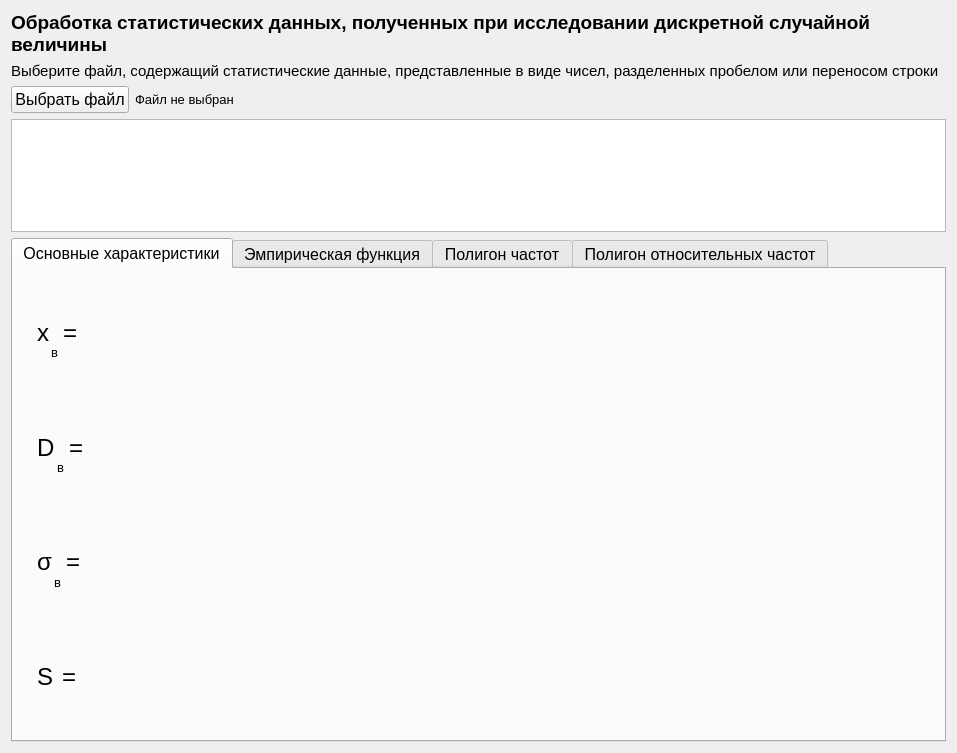
<?xml version="1.0" encoding="UTF-8"?>
<ui version="4.0">
 <class>Form</class>
 <widget class="QWidget" name="Form">
  <property name="geometry">
   <rect>
    <x>0</x>
    <y>0</y>
    <width>957</width>
    <height>753</height>
   </rect>
  </property>
  <property name="windowTitle">
   <string>Form</string>
  </property>
  <layout class="QVBoxLayout" name="verticalLayout">
   <item>
    <widget class="QLabel" name="infoLabel">
     <property name="font">
      <font>
       <pointsize>14</pointsize>
       <weight>75</weight>
       <bold>true</bold>
      </font>
     </property>
     <property name="text">
      <string>Обработка статистических данных, полученных при исследовании дискретной случайной величины</string>
     </property>
     <property name="wordWrap">
      <bool>true</bool>
     </property>
    </widget>
   </item>
   <item>
    <widget class="QLabel" name="fileHintLabel">
     <property name="font">
      <font>
       <pointsize>11</pointsize>
      </font>
     </property>
     <property name="text">
      <string>Выберите файл, содержащий статистические данные, представленные в виде чисел, разделенных пробелом или переносом строки</string>
     </property>
     <property name="wordWrap">
      <bool>true</bool>
     </property>
    </widget>
   </item>
   <item>
    <layout class="QHBoxLayout" name="fileSelection">
     <item>
      <widget class="QPushButton" name="openFile">
       <property name="font">
        <font>
         <pointsize>12</pointsize>
        </font>
       </property>
       <property name="text">
        <string>Выбрать файл</string>
       </property>
      </widget>
     </item>
     <item>
      <widget class="QLabel" name="selectedFile">
       <property name="font">
        <font>
         <pointsize>10</pointsize>
        </font>
       </property>
       <property name="text">
        <string>Файл не выбран</string>
       </property>
      </widget>
     </item>
     <item>
      <spacer name="horizontalSpacer_18">
       <property name="orientation">
        <enum>Qt::Horizontal</enum>
       </property>
       <property name="sizeHint" stdset="0">
        <size>
         <width>40</width>
         <height>20</height>
        </size>
       </property>
      </spacer>
     </item>
    </layout>
   </item>
   <item>
    <widget class="QTableWidget" name="table">
     <property name="sizePolicy">
      <sizepolicy hsizetype="Expanding" vsizetype="Maximum">
       <horstretch>0</horstretch>
       <verstretch>0</verstretch>
      </sizepolicy>
     </property>
     <property name="minimumSize">
      <size>
       <width>0</width>
       <height>113</height>
      </size>
     </property>
     <property name="font">
      <font>
       <pointsize>11</pointsize>
      </font>
     </property>
     <property name="verticalScrollBarPolicy">
      <enum>Qt::ScrollBarAlwaysOff</enum>
     </property>
     <property name="sizeAdjustPolicy">
      <enum>QAbstractScrollArea::AdjustToContents</enum>
     </property>
     <property name="editTriggers">
      <set>QAbstractItemView::NoEditTriggers</set>
     </property>
     <attribute name="horizontalHeaderVisible">
      <bool>false</bool>
     </attribute>
    </widget>
   </item>
   <item>
    <widget class="QTabWidget" name="tabs">
     <property name="font">
      <font>
       <pointsize>12</pointsize>
      </font>
     </property>
     <property name="tabShape">
      <enum>QTabWidget::Rounded</enum>
     </property>
     <property name="currentIndex">
      <number>0</number>
     </property>
     <widget class="QWidget" name="discrete_parameters">
      <attribute name="title">
       <string>Основные характеристики</string>
      </attribute>
      <layout class="QHBoxLayout" name="horizontalLayout_47">
       <item>
        <widget class="QLabel" name="discrete_parameters_formula">
         <property name="sizePolicy">
          <sizepolicy hsizetype="Preferred" vsizetype="Preferred">
           <horstretch>0</horstretch>
           <verstretch>0</verstretch>
          </sizepolicy>
         </property>
         <property name="text">
          <string/>
         </property>
         <property name="pixmap">
          <pixmap>../images/lab5_formulas.png</pixmap>
         </property>
        </widget>
       </item>
       <item>
        <layout class="QVBoxLayout" name="verticalLayout_67">
         <property name="sizeConstraint">
          <enum>QLayout::SetFixedSize</enum>
         </property>
         <item>
          <layout class="QHBoxLayout" name="horizontalLayout_35">
           <property name="spacing">
            <number>2</number>
           </property>
           <item>
            <widget class="QLabel" name="label">
             <property name="font">
              <font>
               <pointsize>18</pointsize>
              </font>
             </property>
             <property name="text">
              <string>x</string>
             </property>
            </widget>
           </item>
           <item>
            <layout class="QVBoxLayout" name="verticalLayout_57">
             <item>
              <spacer name="verticalSpacer_7">
               <property name="orientation">
                <enum>Qt::Vertical</enum>
               </property>
               <property name="sizeType">
                <enum>QSizePolicy::Maximum</enum>
               </property>
               <property name="sizeHint" stdset="0">
                <size>
                 <width>10</width>
                 <height>40</height>
                </size>
               </property>
              </spacer>
             </item>
             <item>
              <widget class="QLabel" name="label_4">
               <property name="font">
                <font>
                 <pointsize>10</pointsize>
                </font>
               </property>
               <property name="text">
                <string>в</string>
               </property>
              </widget>
             </item>
            </layout>
           </item>
           <item>
            <widget class="QLabel" name="label_6">
             <property name="font">
              <font>
               <pointsize>18</pointsize>
              </font>
             </property>
             <property name="text">
              <string>=</string>
             </property>
            </widget>
           </item>
           <item>
            <widget class="QLabel" name="xv_label">
             <property name="font">
              <font>
               <pointsize>18</pointsize>
              </font>
             </property>
             <property name="text">
              <string/>
             </property>
            </widget>
           </item>
           <item>
            <spacer name="horizontalSpacer_24">
             <property name="orientation">
              <enum>Qt::Horizontal</enum>
             </property>
             <property name="sizeHint" stdset="0">
              <size>
               <width>40</width>
               <height>20</height>
              </size>
             </property>
            </spacer>
           </item>
          </layout>
         </item>
         <item>
          <layout class="QHBoxLayout" name="horizontalLayout_36">
           <property name="spacing">
            <number>2</number>
           </property>
           <item>
            <widget class="QLabel" name="label_5">
             <property name="font">
              <font>
               <pointsize>18</pointsize>
              </font>
             </property>
             <property name="text">
              <string>D</string>
             </property>
            </widget>
           </item>
           <item>
            <layout class="QVBoxLayout" name="verticalLayout_68">
             <item>
              <spacer name="verticalSpacer_40">
               <property name="orientation">
                <enum>Qt::Vertical</enum>
               </property>
               <property name="sizeType">
                <enum>QSizePolicy::Minimum</enum>
               </property>
               <property name="sizeHint" stdset="0">
                <size>
                 <width>10</width>
                 <height>40</height>
                </size>
               </property>
              </spacer>
             </item>
             <item>
              <widget class="QLabel" name="label_7">
               <property name="font">
                <font>
                 <pointsize>10</pointsize>
                </font>
               </property>
               <property name="text">
                <string>в</string>
               </property>
              </widget>
             </item>
            </layout>
           </item>
           <item>
            <widget class="QLabel" name="label_8">
             <property name="font">
              <font>
               <pointsize>18</pointsize>
              </font>
             </property>
             <property name="text">
              <string>=</string>
             </property>
            </widget>
           </item>
           <item>
            <widget class="QLabel" name="dv_label">
             <property name="font">
              <font>
               <pointsize>18</pointsize>
              </font>
             </property>
             <property name="text">
              <string/>
             </property>
            </widget>
           </item>
           <item>
            <spacer name="horizontalSpacer_25">
             <property name="orientation">
              <enum>Qt::Horizontal</enum>
             </property>
             <property name="sizeHint" stdset="0">
              <size>
               <width>40</width>
               <height>20</height>
              </size>
             </property>
            </spacer>
           </item>
          </layout>
         </item>
         <item>
          <layout class="QHBoxLayout" name="horizontalLayout_44">
           <property name="spacing">
            <number>2</number>
           </property>
           <item>
            <widget class="QLabel" name="label_9">
             <property name="font">
              <font>
               <pointsize>18</pointsize>
              </font>
             </property>
             <property name="text">
              <string>σ</string>
             </property>
            </widget>
           </item>
           <item>
            <layout class="QVBoxLayout" name="verticalLayout_70">
             <item>
              <spacer name="verticalSpacer_41">
               <property name="orientation">
                <enum>Qt::Vertical</enum>
               </property>
               <property name="sizeType">
                <enum>QSizePolicy::Minimum</enum>
               </property>
               <property name="sizeHint" stdset="0">
                <size>
                 <width>10</width>
                 <height>40</height>
                </size>
               </property>
              </spacer>
             </item>
             <item>
              <widget class="QLabel" name="label_10">
               <property name="font">
                <font>
                 <pointsize>10</pointsize>
                </font>
               </property>
               <property name="text">
                <string>в</string>
               </property>
              </widget>
             </item>
            </layout>
           </item>
           <item>
            <widget class="QLabel" name="label_11">
             <property name="font">
              <font>
               <pointsize>18</pointsize>
              </font>
             </property>
             <property name="text">
              <string>=</string>
             </property>
            </widget>
           </item>
           <item>
            <widget class="QLabel" name="sigma_v_label">
             <property name="font">
              <font>
               <pointsize>18</pointsize>
              </font>
             </property>
             <property name="text">
              <string/>
             </property>
            </widget>
           </item>
           <item>
            <spacer name="horizontalSpacer_30">
             <property name="orientation">
              <enum>Qt::Horizontal</enum>
             </property>
             <property name="sizeHint" stdset="0">
              <size>
               <width>40</width>
               <height>20</height>
              </size>
             </property>
            </spacer>
           </item>
          </layout>
         </item>
         <item>
          <layout class="QHBoxLayout" name="horizontalLayout_45">
           <property name="spacing">
            <number>2</number>
           </property>
           <item>
            <widget class="QLabel" name="label_12">
             <property name="font">
              <font>
               <pointsize>18</pointsize>
              </font>
             </property>
             <property name="text">
              <string>S </string>
             </property>
            </widget>
           </item>
           <item>
            <widget class="QLabel" name="label_14">
             <property name="font">
              <font>
               <pointsize>18</pointsize>
              </font>
             </property>
             <property name="text">
              <string>=</string>
             </property>
            </widget>
           </item>
           <item>
            <widget class="QLabel" name="s_label">
             <property name="font">
              <font>
               <pointsize>18</pointsize>
              </font>
             </property>
             <property name="text">
              <string/>
             </property>
            </widget>
           </item>
           <item>
            <spacer name="horizontalSpacer_31">
             <property name="orientation">
              <enum>Qt::Horizontal</enum>
             </property>
             <property name="sizeHint" stdset="0">
              <size>
               <width>40</width>
               <height>20</height>
              </size>
             </property>
            </spacer>
           </item>
          </layout>
         </item>
        </layout>
       </item>
      </layout>
     </widget>
     <widget class="QWidget" name="discrete_function">
      <attribute name="title">
       <string>Эмпирическая функция</string>
      </attribute>
      <layout class="QHBoxLayout" name="discrete_function_layout">
       <item>
        <layout class="QVBoxLayout" name="verticalLayout_64">
         <item>
          <widget class="QLabel" name="label_13">
           <property name="text">
            <string>Эмпирическая функция:</string>
           </property>
          </widget>
         </item>
         <item>
          <layout class="QHBoxLayout" name="horizontalLayout_46">
           <item>
            <widget class="QLabel" name="functionLabel">
             <property name="sizePolicy">
              <sizepolicy hsizetype="Preferred" vsizetype="Preferred">
               <horstretch>0</horstretch>
               <verstretch>0</verstretch>
              </sizepolicy>
             </property>
             <property name="text">
              <string>F*(x) =</string>
             </property>
             <property name="alignment">
              <set>Qt::AlignLeading|Qt::AlignLeft|Qt::AlignTop</set>
             </property>
            </widget>
           </item>
           <item>
            <widget class="QPlainTextEdit" name="functionText">
             <property name="sizePolicy">
              <sizepolicy hsizetype="Preferred" vsizetype="Expanding">
               <horstretch>0</horstretch>
               <verstretch>0</verstretch>
              </sizepolicy>
             </property>
             <property name="minimumSize">
              <size>
               <width>400</width>
               <height>0</height>
              </size>
             </property>
             <property name="readOnly">
              <bool>true</bool>
             </property>
             <property name="plainText">
              <string/>
             </property>
            </widget>
           </item>
           <item>
            <widget class="QWidget" name="discrete_function_plot" native="true">
             <property name="sizePolicy">
              <sizepolicy hsizetype="Expanding" vsizetype="Preferred">
               <horstretch>0</horstretch>
               <verstretch>0</verstretch>
              </sizepolicy>
             </property>
            </widget>
           </item>
          </layout>
         </item>
        </layout>
       </item>
      </layout>
     </widget>
     <widget class="QWidget" name="freq_polygon">
      <attribute name="title">
       <string>Полигон частот</string>
      </attribute>
     </widget>
     <widget class="QWidget" name="rel_freq_polygon">
      <attribute name="title">
       <string>Полигон относительных частот</string>
      </attribute>
     </widget>
    </widget>
   </item>
  </layout>
 </widget>
 <resources/>
 <connections/>
</ui>
